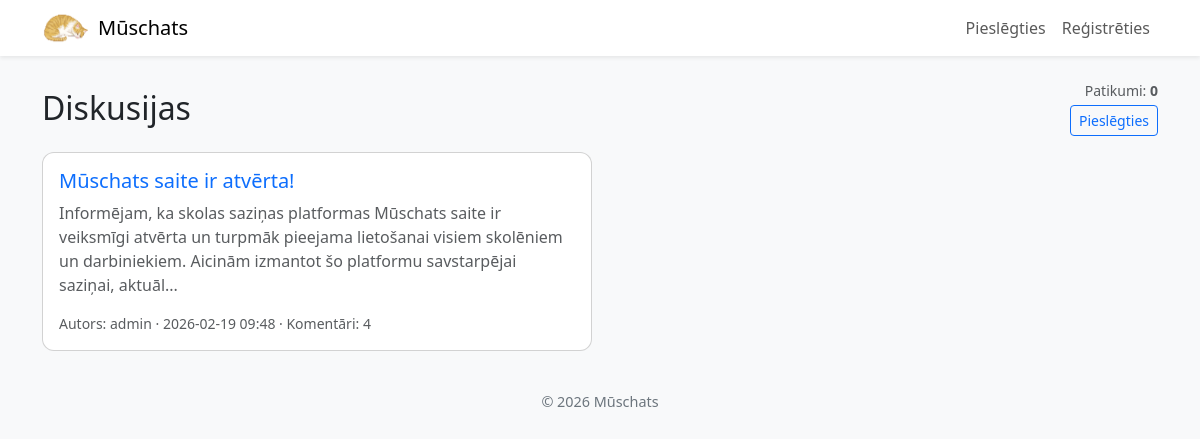
The page / on the database its author committed.
### app.py (models this page shows)
class Diskusijas(db.Model):
    id = db.Column(db.Integer, primary_key=True)
    virsraksts = db.Column(db.String(200), nullable=False)
    saturs = db.Column(db.Text, nullable=False)
    lietotaja_id = db.Column(db.Integer, db.ForeignKey('lietotaji.id'), nullable=False)
    datums = db.Column(db.DateTime, default=datetime.utcnow)
    ir_redigets = db.Column(db.Boolean, default=False)
    redigets_datums = db.Column(db.DateTime, nullable=True)
    komentari = db.relationship('Komentari', backref='diskusija', lazy=True, cascade='all, delete-orphan')
    lietotajs = db.relationship('Lietotaji', backref='diskusijas')

class Lietotaji(db.Model):
    id = db.Column(db.Integer, primary_key=True)
    lietotajvards = db.Column(db.String(80), unique=True, nullable=False)
    parole = db.Column(db.String(255), nullable=False)
    vards = db.Column(db.String(80), nullable=False)
    uzvards = db.Column(db.String(80), nullable=False)
    loma = db.Column(db.String(80), nullable=False)
    konta_bilde = db.Column(db.String(255), nullable=True)
    bio = db.Column(db.Text, nullable=True)
    epasts = db.Column(db.String(120), nullable=False, unique=True)
    ir_apstiprinats = db.Column(db.Boolean, default=True)

### app.py (the view)
@app.route("/")
def index():
    patikums = get_patikumi()
    diskusijas = Diskusijas.query.order_by(Diskusijas.datums.desc()).all()
    return render_template("index.html", diskusijas=diskusijas, patikumi=patikums.skaits, ir_piesledzis='lietotajvards' in session)

### app.py (called while the page is built)
def get_patikumi():
    patikums = Patikumi.query.first()
    if not patikums:
        patikums = Patikumi(skaits=0)
        db.session.add(patikums)
        db.session.commit()
    count = patikumi_lietotajs.query.count()
    if patikums.skaits != count:
        patikums.skaits = count
        db.session.commit()
    return patikums

@app.context_processor
def inject_common():
    return {
        'ir_piesledzis': 'lietotajvards' in session,
        'current_year': datetime.utcnow().year
    }

### templates/index.html (shortened to what this page needs)
{% extends "layout.html" %}
{% block content %}
<div class="d-flex justify-content-between align-items-center mb-3">
    <h2 class="mb-0">Diskusijas</h2>
    <div class="text-end">
        <div class="small text-muted">Patikumi: <strong>{{ patikumi }}</strong></div>
        {% if not ir_piesledzis %}
            <a href="{{ url_for('login') }}" class="btn btn-sm btn-outline-primary mt-1">Pieslēgties</a>
        {% endif %}
    </div>
</div>
{% if diskusijas %}
    <div class="row g-3">
        {% for d in diskusijas %}
            <div class="col-12 col-md-6">
                <div class="card h-100">
                    <div class="card-body d-flex flex-column">
                        <h5 class="card-title"><a href="{{ url_for('diskusija', diskusijas_id=d.id) }}" class="stretched-link text-decoration-none">{{ d.virsraksts }}</a></h5>
                        <p class="card-text text-muted mb-3">{{ d.saturs[:200] }}{% if d.saturs|length > 200 %}...{% endif %}</p>
                        <div class="mt-auto small text-muted">Autors: {{ d.lietotajs.lietotajvards }} · {{ d.datums.strftime('%Y-%m-%d %H:%M') }} · Komentāri: {{ d.komentari|length }}</div>
                    </div>
                </div>
            </div>
        {% endfor %}
    </div>
{% else %}
    <p class="text-muted">Nav nevienas diskusijas.</p>
{% endif %}
{% endblock %}

### templates/layout.html (style rules this page uses)
body { background: #f8f9fa; }
.card { border-radius: .75rem; }

### rows shown on the page
Diskusijas: virsraksts "Mūschats saite ir atvērta!", saturs "Informējam, ka skolas saziņas platformas Mūschats saite ir veiksmīgi atvērta un turpmāk pieejama lietošanai visiem skolēniem un darbiniekiem. Aicinām izmantot šo platformu savstarpējai saziņai, aktuāl", lietotajs.lietotajvards "admin", datums "2026-02-19 09:48", komentari|length "4"

### other values the page prints
{{ patikumi }} "0"
